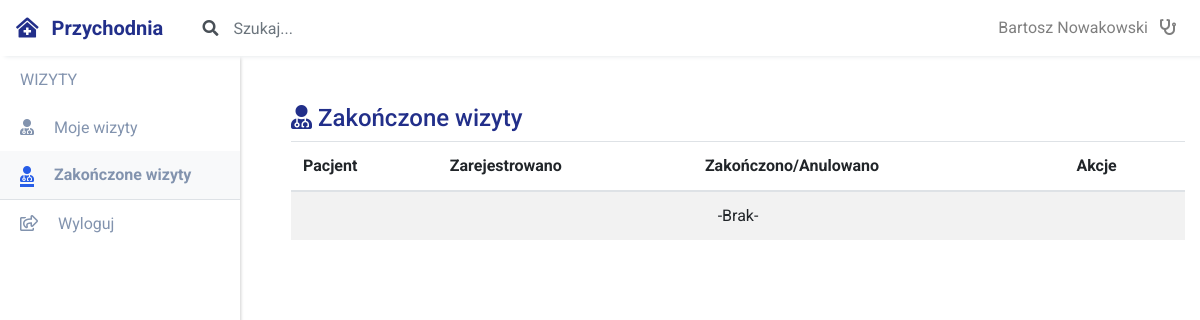
/przychodnia/lekarz/moje-zakonczone-wizyty (signed in), run on an earlier commit of the app's database.
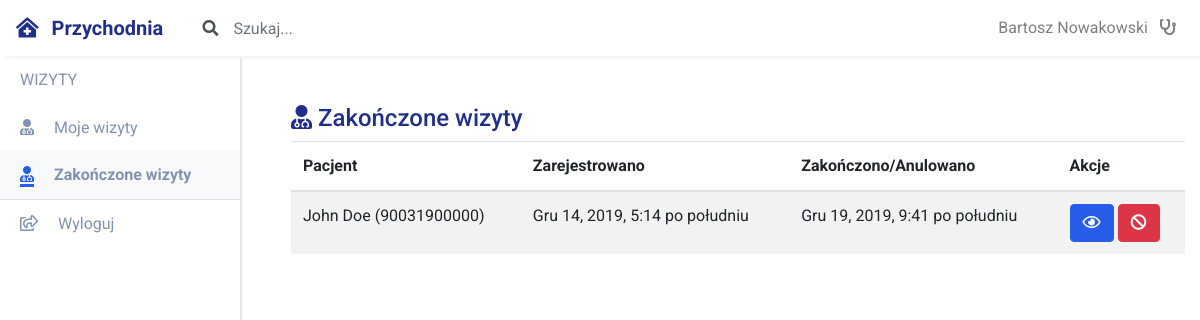
And on a later commit of the database.
### przychodnia_wizyta/models.py (models this page shows)
class Wizyta(models.Model):
    STATUS = (
        ("REJ", "Zarejestrowana"),
        ("ZAK", "Zakończona"),
        ("ANUL", "Anulowana")
    )
    opis = models.TextField(null=True, blank=True)
    diagnoza = models.TextField(null=True, blank=True)
    status = models.CharField(null=False, choices=STATUS, max_length=4, default="REJ")
    dt_rej = models.DateTimeField(auto_now_add=True)
    dt_zak_anul = models.DateTimeField(null=True)
    pacjent = models.ForeignKey(Pacjent, on_delete=models.PROTECT)
    rejestratorka = models.ForeignKey(Rejestratorka, on_delete=models.PROTECT)
    lekarz = models.ForeignKey(Lekarz, on_delete=models.PROTECT)
    wizyty = WizytaManager()
    @property
    def is_old(self): # czy wizyta jest 'stara'
        ret = self.status=='REJ'
        ret = ret and (self.dt_rej <= timezone.now() - timedelta(hours=12))
        return ret
    class Meta:
        ordering = ["dt_rej"]
        verbose_name_plural = "Wizyty"

### przychodnia_pacjent/models.py (models this page shows)
class Pacjent(CommonProfileModel):
    adres = models.ForeignKey(Adres, on_delete=models.PROTECT)
    pesel = models.CharField("PESEL", max_length=11, unique=True)
    def __str__(self):
        return "%s %s (%s)" % (self.imie, self.nazwisko, self.pesel)
    class Meta:
        verbose_name_plural = "Pacjenci"

### przychodnia_app/views/views_lekarz.py (the view)
@method_decorator(login_required(login_url='/login'), name='dispatch')
@method_decorator(uprawniania_lekarz_wymagane, name='dispatch')
class LekarzZakonczoneWizyty(View):
    template_name = "przychodnia_app/lekarz/moje-zakonczone-wizyty.html"
    def get(self, request):
        ja = lekarz_by_request(request)
        zakonczone_wizyty = Wizyta.wizyty.filter_by_lekarz(ja, typ="ZAK")
        return render(request, self.template_name, {
            "zakonczone_wizyty": zakonczone_wizyty
        })

### common/context_processors.py (called while the page is built)
def common_context(request):
    profile = None
    if request.user.is_authenticated:
        if not profile and request.user.role and request.user.role == "REJ":
            profile = Rejestratorka.objects.get(user=request.user)
        if not profile and request.user.role and request.user.role == "LEK":
            profile = Lekarz.objects.get(user=request.user)
    context = {
        "time_now": timezone.now(),
        "pacjenci_count": Pacjent.objects.count(),
        "nowe_wizyty_count": Wizyta.wizyty.get_new().count(),
        "stare_wizyty_count": Wizyta.wizyty.get_old().count(),
        "profile": profile,
    }
    return context

### common/models.py (called while the page is built)
    def __str__(self):
        return "%s %s" % (self.imie, self.nazwisko)

### przychodnia_app/views/views_lekarz.py (called while the page is built)
def lekarz_by_request(request):
    return Lekarz.objects.get(user=request.user)

### przychodnia_wizyta/models.py (called while the page is built)
    def get_old(self):
        return self.filter(
            Q(status='REJ') & Q(dt_rej__lte=timezone.now() - timedelta(hours=12)))

    def get_new(self):
        return self.filter(
            Q(status='REJ') & Q(dt_rej__gte=timezone.now() - timedelta(hours=12)))

    def filter_by_lekarz(self, user, typ):
        return self.filter(
            Q(status=typ) & Q(lekarz=user))

### przychodnia_app/templates/przychodnia_app/lekarz/moje-zakonczone-wizyty.html (shortened to what this page needs)
{% extends 'przychodnia_app/extend/base_przychodnia.html' %}
{% block content %}
<h4><i class="fas fa-user-md"></i>&nbsp;Zakończone wizyty</h4>
<table class="table table-striped">
  <thead>
    <tr>
      <th scope="col">Pacjent</th>
      <th scope="col">Zarejestrowano</th>
      <th scope="col">Zakończono/Anulowano</th>
      <th scope="col">Akcje</th>
    </tr>
  </thead>
  <tbody>
    {% for wizyta in zakonczone_wizyty %}
    <tr>
      <td>
        {{wizyta.pacjent}}
      </td>
      <td>{{wizyta.dt_rej}}</td>
      <td>{{wizyta.dt_zak_anul}}</td>
      <td>
        {% include 'przychodnia_app/include/action_buttons_common.html' %}
      </td>
    </tr>
    {% empty %}
    <tr>
      <td colspan="4" class="text-center">
        -Brak-
      </td>
    </tr>
    {% endfor %}
  </tbody>
</table>
{% endblock %}

### przychodnia_app/templates/przychodnia_app/include/action_buttons_common.html
<a href="{% url 'przychodnia_app:przychodnia-wizyta-detail' pk=wizyta.pk %}" class="btn btn-primary" href="#" role="button" data-toggle="tooltip" data-placement="bottom" title="Pokaż szczegóły">
  <i class="far fa-eye"></i>
</a>
<a class="btn btn-danger" href="{% url 'przychodnia_app:przychodnia-anuluj-wizyte' wizyta_id=wizyta.pk %}" role="button" data-toggle="tooltip" data-placement="bottom" title="Anuluj wizyte">
  <i class="fas fa-ban"></i>
</a>

What changed in the data, as far as the page shows it:
now on this page (row edited): Wizyta: pacjent "John Doe (90031900000)", dt_rej "Gru 14, 2019, 5:14 po południu", dt_zak_anul "Gru 19, 2019, 9:41 po południu"
Also different on the page:
text no longer shown: "-Brak-"
